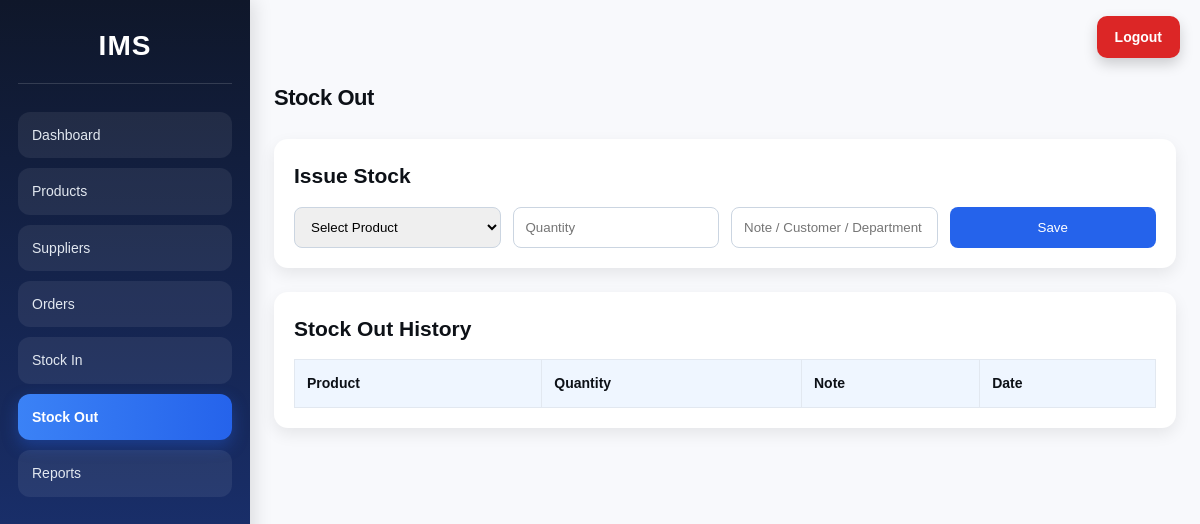
Page /stock_out.php (signed in) on the earlier database version.
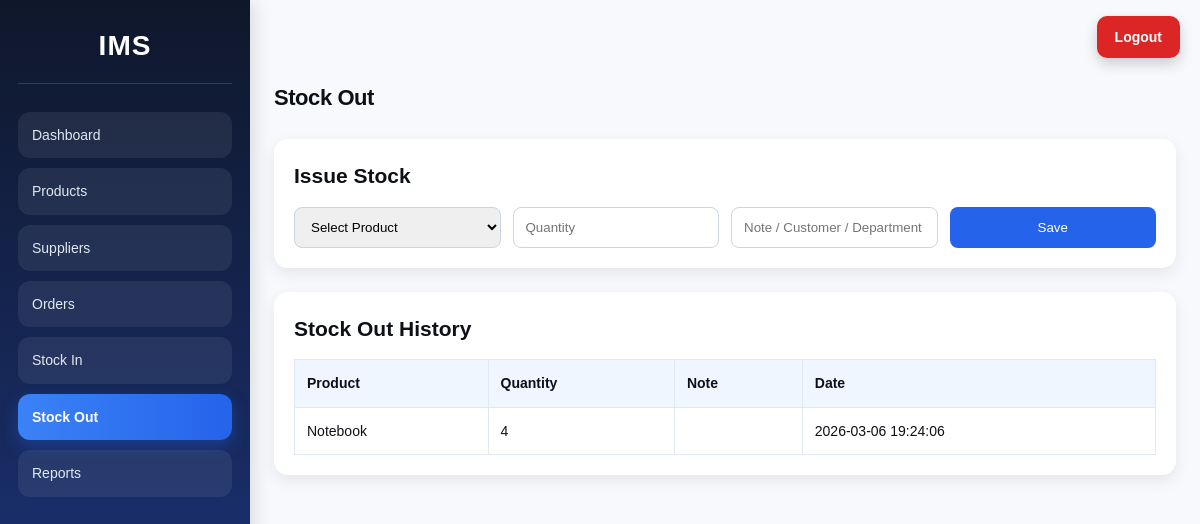
Same page on the later database version.
### tables this page shows
CREATE TABLE stock_movements (
    id INTEGER PRIMARY KEY AUTOINCREMENT,
    product_id INTEGER NOT NULL,
    movement_type TEXT NOT NULL CHECK (movement_type IN ('IN', 'OUT')),
    quantity INTEGER NOT NULL,
    note TEXT,
    created_at DATETIME DEFAULT CURRENT_TIMESTAMP,
    FOREIGN KEY (product_id) REFERENCES products(id) ON DELETE CASCADE
);

CREATE TABLE products (
    id INTEGER PRIMARY KEY AUTOINCREMENT,
    name TEXT NOT NULL,
    category TEXT NOT NULL,
    quantity INTEGER NOT NULL DEFAULT 0,
    price REAL NOT NULL DEFAULT 0,
    reorder_level INTEGER NOT NULL DEFAULT 5,
    supplier_id INTEGER NULL,
    FOREIGN KEY (supplier_id) REFERENCES suppliers(id) ON DELETE SET NULL
);

### stock_out.php (the view, shortened to what this page needs)
<?php
require_once 'includes/auth_check.php';
$history = $pdo->query("SELECT sm.*, p.name AS product_name FROM stock_movements sm JOIN products p ON sm.product_id = p.id WHERE sm.movement_type = 'OUT' ORDER BY sm.id DESC")->fetchAll();
require_once 'includes/header.php';
?>
<h1>Stock Out</h1>
<section class="panel">
    <h2>Issue Stock</h2>
    <form method="POST" class="grid-form">
        <select name="product_id" required>
            <option value="">Select Product</option>
        </select>
        <input type="number" name="quantity" placeholder="Quantity" min="1" required>
        <input type="text" name="note" placeholder="Note / Customer / Department">
        <button type="submit">Save</button>
    </form>
</section>
<section class="panel">
    <h2>Stock Out History</h2>
    <table>
        <tr>
            <th>Product</th>
            <th>Quantity</th>
            <th>Note</th>
            <th>Date</th>
        </tr>
        <?php foreach ($history as $row): ?>
        <tr>
            <td><?= htmlspecialchars($row['product_name']) ?></td>
            <td><?= $row['quantity'] ?></td>
            <td><?= htmlspecialchars($row['note']) ?></td>
            <td><?= $row['created_at'] ?></td>
        </tr>
        <?php endforeach; ?>
    </table>
</section>
<?php require_once 'includes/footer.php'; ?>

Differences in the rows shown:
added stock_movements: product.name "Notebook", quantity "4", created_at "2026-03-06 19:24:06"
